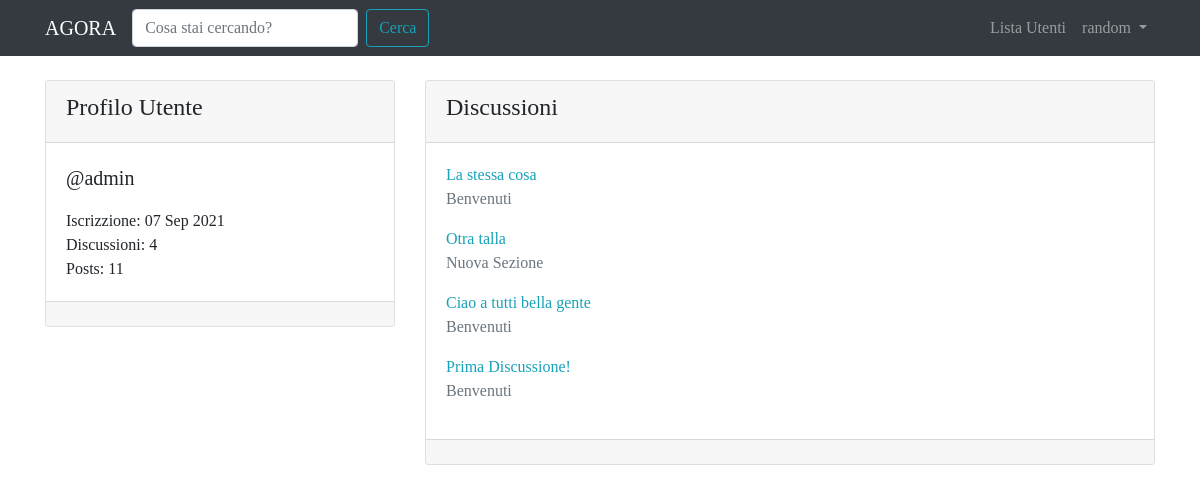
Screenshot of /users/admin/ (signed in) with the database file from the repository.
### forum/models.py (models this page shows, shortened)
class Discussione(models.Model):
	titolo = models.CharField(max_length=120)
	data_creazione = models.DateTimeField(auto_now_add=True)
	autore_discuzione = models.ForeignKey(User, on_delete=models.CASCADE, related_name='discussioni')
	sezione_apparteneza = models.ForeignKey(Sezione, on_delete=models.CASCADE)
	def get_absolute_url(self):
		return reverse('visualizza_discussione', kwargs={'pk': self.pk})
	class Meta:
		verbose_name = 'Discussione'
		verbose_name_plural = 'Discussioni'

class Sezione(models.Model):
	nome_sezione = models.CharField(max_length=80)
	descrizione = models.CharField(max_length=150, blank=True, null=True)
	logo_sezione = models.ImageField(blank=True, null=True)
	def __str__(self):
		return self.nome_sezione
	class Meta:
		verbose_name = 'Sezione'
		verbose_name_plural = 'Sezioni'

### core/views.py (the view)
# urls.py: path('users/<str:username>/', views.user_profile_view, name='user_profile'),
def user_profile_view(request, username):
	user = get_object_or_404(User, username=username)
	discussioni_utente = Discussione.objects.filter(autore_discuzione=user).order_by('-pk')
	context = {'user': user, 'discussioni_utente': discussioni_utente}
	return render(request, 'core/user_profile.html', context)

### core/templates/core/user_profile.html (shortened to what this page needs)
{% extends 'base.html' %}
{% block content %}
	<div class="row mt-3">
		<div class="col-4">
			<div class="card my-2">
				<div class="card-header">
					<h4>{% if request.user == user %} Il Tuo {% endif %} Profilo Utente</h4>
				</div>
				<div class="card-body">
					<p class="lead">@{{user}}</p>
					<p class="mb-0">Iscrizzione: {{ user.date_joined|date:"d M Y" }}</p>
					<p class="mb-0">Discussioni: {{user.discussioni.count}}</p>
					<p class="mb-0">Posts: {{user.posts.count}}</p>
				</div>
				<div class="card-footer">
				</div>
			</div>
		</div>
		<div class="col-8">
			<div class="card my-2">
				<div class="card-header">
					<h4>Discussioni</h4>
				</div>
				<div class="card-body">
					{% for discussione in discussioni_utente %}
						<a href=" {{ discussione.get_absolute_url  }} ">{{discussione.titolo}}</a>
						<p class="text-muted">{{discussione.sezione_apparteneza}}</p>
					{% empty %}
						{% if request.user != user %}
							<p>{{user}} non ha creato alcuna discussione!</p>
						{% else %}
							<p>Non hai creato alcuna discussione! Inizzia subito!</p>
						{% endif %}
					{% endfor %}
				</div>
				<div class="card-footer">
				</div>
			</div>
		</div>
	</div>
{% endblock content %}

### templates/base.html (shortened to what this page needs)
{% load static %}
<!doctype html>
<html lang="en">
  <head>
    <link rel="stylesheet" href="https://maxcdn.bootstrapcdn.com/bootstrap/4.0.0/css/bootstrap.min.css">
    <link rel="stylesheet" href="{% static 'css/agora.css' %}">
  </head>
  <body>
    <nav class="navbar navbar-expand-lg navbar-dark bg-dark">
      <div class="container">
        <a class="navbar-brand" href="/">AGORA</a>
        <div class="collapse navbar-collapse" id="navbarSupportedContent">
          <form class="form-inline my-2 my-lg-0" action="{% url 'funzione_cerca' %}">
            <input name="q" class="form-control mr-sm-2" type="search" placeholder="Cosa stai cercando?" aria-label="Search">
            <button class="btn btn-outline-info my-2 my-sm-0" type="submit">Cerca</button>
          </form>
          <ul class="navbar-nav ml-auto">
            <li class="nav-item">
              <a class="nav-link" href="{% url 'user_list' %}">Lista Utenti <span class="sr-only">(current)</span></a>
            </li>
            {% if request.user.is_authenticated %}
              <li class="nav-item dropdown">
                <a class="nav-link dropdown-toggle" href="#" id="navbarDropdown" role="button" data-toggle="dropdown" aria-haspopup="true" aria-expanded="false">
                  {{ request.user.username }}
                </a>
              </li>
            {% endif %}
          </ul>
        </div>
      </div>
    </nav>
    <div class="container">
      {% block content %}
      {% endblock content %}
    </div>
  </body>
</html>

### static-storage/css/agora.css (style rules this page uses)
body { font-family: 'Slabo 27px', serif; }
a, a:hover { color: #17a2b8; }

### rows the page displays
Discussione: titolo "La stessa cosa", sezione_apparteneza "Benvenuti"
Discussione: titolo "Otra talla", sezione_apparteneza "Nuova Sezione"
Discussione: titolo "Ciao a tutti bella gente", sezione_apparteneza "Benvenuti"
Discussione: titolo "Prima Discussione!", sezione_apparteneza "Benvenuti"

### other values shown
{{ request.user.username }} "random"
{{ user }} "admin"
{{ user.date_joined|date:"d M Y" }} "07 Sep 2021"
{{ user.discussioni.count }} "4"
{{ user.posts.count }} "11"
